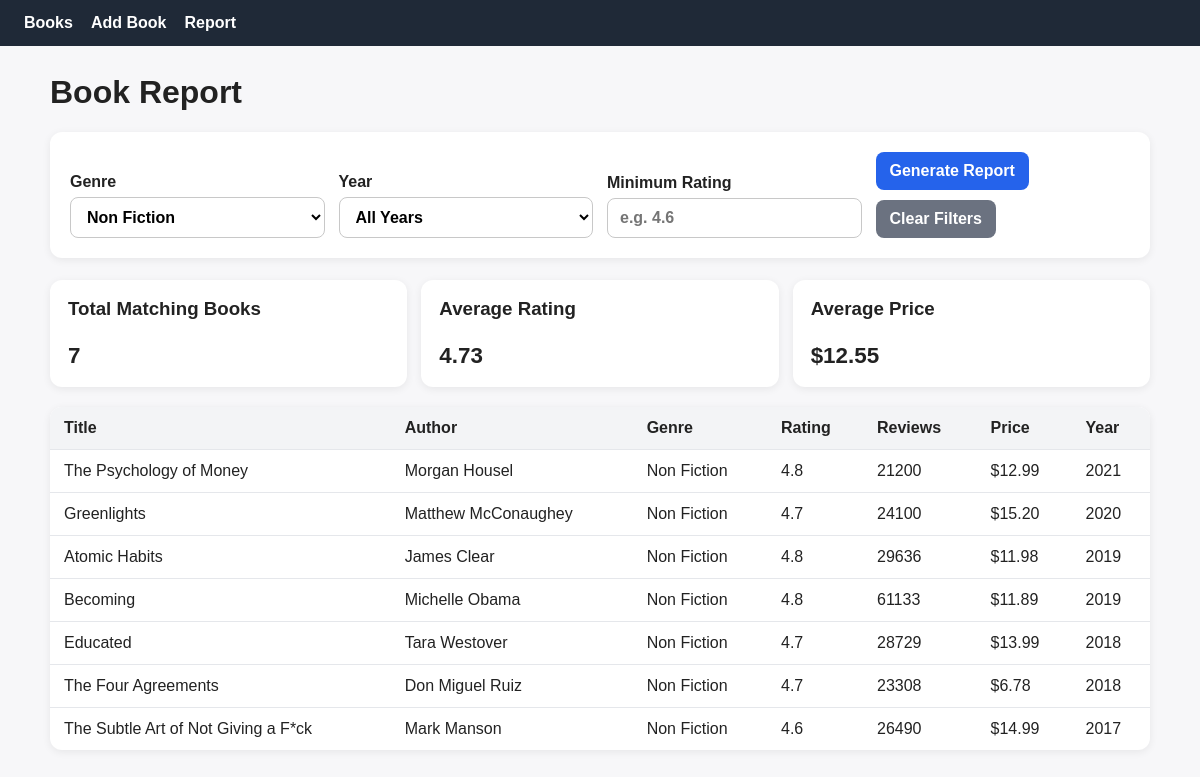
The page /report?genre_id=2 on the database its author committed.
### tables this page shows
CREATE TABLE books (
  book_id INTEGER PRIMARY KEY AUTOINCREMENT,
  title TEXT NOT NULL,
  author_name TEXT NOT NULL,
  genre_id INTEGER NOT NULL,
  user_rating REAL,
  reviews INTEGER,
  price REAL,
  year INTEGER NOT NULL,
  FOREIGN KEY (genre_id) REFERENCES genres (genre_id)
);

CREATE TABLE genres (
  genre_id INTEGER PRIMARY KEY AUTOINCREMENT,
  name TEXT NOT NULL UNIQUE
);

### app.py (the view)
@app.route('/report')
def report():
    try:
        genre_id = parse_int(request.args.get('genre_id'), 'Genre', min_value=1)
        year = parse_int(request.args.get('year'), 'Year', min_value=1900, max_value=2100)
        min_rating = parse_float(request.args.get('min_rating'), 'Minimum rating', min_value=0, max_value=5)
    except ValueError as exc:
        flash(str(exc))
        genre_id = None
        year = None
        min_rating = None
    conn = get_db_connection()
    try:
        genres = conn.execute('SELECT genre_id, name FROM genres ORDER BY name').fetchall()
        years = conn.execute('SELECT DISTINCT year FROM books ORDER BY year DESC').fetchall()
        query = '''
            SELECT b.title,
                   b.author_name,
                   g.name AS genre_name,
                   b.user_rating,
                   b.reviews,
                   b.price,
                   b.year
            FROM books b
            JOIN genres g ON b.genre_id = g.genre_id
            WHERE 1 = 1
        '''
        params = []
        if genre_id is not None:
            query += ' AND b.genre_id = ?'
            params.append(genre_id)
        if year is not None:
            query += ' AND b.year = ?'
            params.append(year)
        if min_rating is not None:
            query += ' AND b.user_rating >= ?'
            params.append(min_rating)
        query += ' ORDER BY b.year DESC, b.title ASC'
        books = conn.execute(query, params).fetchall()
        stats_query = '''
            SELECT COUNT(*) AS total_books,
                   ROUND(AVG(user_rating), 2) AS avg_rating,
                   ROUND(AVG(price), 2) AS avg_price
            FROM books
            WHERE 1 = 1
        '''
        stats_params = []
        if genre_id is not None:
            stats_query += ' AND genre_id = ?'
            stats_params.append(genre_id)
        if year is not None:
            stats_query += ' AND year = ?'
            stats_params.append(year)
        if min_rating is not None:
            stats_query += ' AND user_rating >= ?'
            stats_params.append(min_rating)
        stats = conn.execute(stats_query, stats_params).fetchone()
    finally:
        conn.close()
    selected_filters = {
        'genre_id': '' if genre_id is None else str(genre_id),
        'year': '' if year is None else str(year),
        'min_rating': '' if min_rating is None else str(min_rating),
    }
    return render_template(
        'report.html',
        books=books,
        genres=genres,
        years=years,
        stats=stats,
        selected_filters=selected_filters
    )

### app.py (called while the page is built, shortened)
def get_db_connection():
    conn = sqlite3.connect(DATABASE, timeout=5, isolation_level=None)
    conn.row_factory = sqlite3.Row
    conn.execute('PRAGMA foreign_keys = ON')
    conn.execute('PRAGMA journal_mode = WAL')
    return conn

def parse_int(value, field_name, min_value=None, max_value=None, required=False):
    cleaned = (value or '').strip()
    if not cleaned:
        if required:
            raise ValueError(f'{field_name} is required.')
        return None
    try:
        parsed = int(cleaned)
    except ValueError as exc:
        raise ValueError(f'{field_name} must be a whole number.') from exc
    if min_value is not None and parsed < min_value:
        raise ValueError(f'{field_name} must be at least {min_value}.')
    if max_value is not None and parsed > max_value:
        raise ValueError(f'{field_name} must be at most {max_value}.')
    return parsed

def parse_float(value, field_name, min_value=None, max_value=None, required=False):
    cleaned = (value or '').strip()
    if not cleaned:
        if required:
            raise ValueError(f'{field_name} is required.')
        return None

### templates/report.html (shortened to what this page needs)
{% extends 'base.html' %}
{% block content %}
  <h1>Book Report</h1>
  <form method="get" class="form-card report-form">
    <label>
      Genre
      <select name="genre_id">
        {% for genre in genres %}
          <option value="{{ genre['genre_id'] }}" {% if selected_filters['genre_id'] == genre['genre_id']|string %}selected{% endif %}>
            {{ genre['name'] }}
          </option>
        {% endfor %}
      </select>
    </label>
    <label>
      Year
      <select name="year">
        <option value="">All Years</option>
      </select>
    </label>
    <label>
      Minimum Rating
      <input type="number" step="0.1" min="0" max="5" name="min_rating" value="{{ selected_filters['min_rating'] }}" placeholder="e.g. 4.6">
    </label>
    <div class="button-row">
      <button class="button" type="submit">Generate Report</button>
      <a class="button secondary" href="{{ url_for('report') }}">Clear Filters</a>
    </div>
  </form>
  <div class="stats-grid">
    <div class="stat-card">
      <h3>Total Matching Books</h3>
      <p>{{ stats['total_books'] or 0 }}</p>
    </div>
    <div class="stat-card">
      <h3>Average Rating</h3>
      <p>{{ stats['avg_rating'] if stats['avg_rating'] is not none else 'N/A' }}</p>
    </div>
    <div class="stat-card">
      <h3>Average Price</h3>
      <p>
        {% if stats['avg_price'] is not none %}
          ${{ '%.2f'|format(stats['avg_price']) }}
        {% else %}
          N/A
        {% endif %}
      </p>
    </div>
  </div>
  <table>
    <thead>
      <tr>
        <th>Title</th>
        <th>Author</th>
        <th>Genre</th>
        <th>Rating</th>
        <th>Reviews</th>
        <th>Price</th>
        <th>Year</th>
      </tr>
    </thead>
    <tbody>
      {% for book in books %}
        <tr>
          <td>{{ book['title'] }}</td>
          <td>{{ book['author_name'] }}</td>
          <td>{{ book['genre_name'] }}</td>
          <td>{{ book['user_rating'] }}</td>
          <td>{{ book['reviews'] }}</td>
          <td>${{ '%.2f'|format(book['price']) if book['price'] is not none else '' }}</td>
          <td>{{ book['year'] }}</td>
        </tr>
      {% else %}
        <tr>
          <td colspan="7">No books match the selected filters.</td>
        </tr>
      {% endfor %}
    </tbody>
  </table>
{% endblock %}

### static/styles.css (style rules this page uses)
body { font-family: Arial, sans-serif; margin: 0; background: #f7f7f9; color: #222; }
h1, h3 { margin-top: 0; }
.form-card { background: white; border-radius: 12px; padding: 20px; box-shadow: 0 2px 8px rgba(0, 0, 0, 0.07); display: grid; gap: 14px; margin-bottom: 22px; }
.report-form { grid-template-columns: repeat(auto-fit, minmax(220px, 1fr)); align-items: end; }
label { display: flex; flex-direction: column; gap: 6px; font-weight: 600; }
input, select, button { font: inherit; }
input, select { padding: 10px 12px; border-radius: 8px; border: 1px solid #c8c8c8; background: white; }
.button-row, .actions { display: flex; gap: 10px; align-items: center; flex-wrap: wrap; }
.button { display: inline-block; text-decoration: none; border: none; border-radius: 8px; padding: 10px 14px; background: #2563eb; color: white; cursor: pointer; font-weight: 600; }
.button.secondary { background: #6b7280; }
.stats-grid { display: grid; grid-template-columns: repeat(auto-fit, minmax(180px, 1fr)); gap: 14px; margin-bottom: 20px; }
.stat-card { background: white; padding: 18px; border-radius: 12px; box-shadow: 0 2px 8px rgba(0, 0, 0, 0.07); }
.stat-card p { font-size: 1.4rem; font-weight: bold; margin-bottom: 0; }
table { width: 100%; border-collapse: collapse; background: white; border-radius: 12px; overflow: hidden; box-shadow: 0 2px 8px rgba(0, 0, 0, 0.07); }
th, td { padding: 12px 14px; border-bottom: 1px solid #e5e7eb; text-align: left; vertical-align: top; }
th { background: #f3f4f6; }
tr:last-child td { border-bottom: none; }

### rows shown on the page
books: title "The Psychology of Money", author_name "Morgan Housel", genre_name "Non Fiction", user_rating "4.8", reviews "21200", price "12.99", year "2021"
books: title "Greenlights", author_name "Matthew McConaughey", genre_name "Non Fiction", user_rating "4.7", reviews "24100", price "15.20", year "2020"
books: title "Atomic Habits", author_name "James Clear", genre_name "Non Fiction", user_rating "4.8", reviews "29636", price "11.98", year "2019"
books: title "Becoming", author_name "Michelle Obama", genre_name "Non Fiction", user_rating "4.8", reviews "61133", price "11.89", year "2019"
books: title "Educated", author_name "Tara Westover", genre_name "Non Fiction", user_rating "4.7", reviews "28729", price "13.99", year "2018"
books: title "The Four Agreements", author_name "Don Miguel Ruiz", genre_name "Non Fiction", user_rating "4.7", reviews "23308", price "6.78", year "2018"
books: title "The Subtle Art of Not Giving a F*ck", author_name "Mark Manson", genre_name "Non Fiction", user_rating "4.6", reviews "26490", price "14.99", year "2017"

### other values the page prints
{{ stats['total_books'] or 0 }} "7"
{{ stats['avg_rating'] if stats['avg_rating'] is not none else 'N/A' }} "4.73"
{{ '%.2f'|format(stats['avg_price']) }} "12.55"
form field genre_id "Non Fiction"
